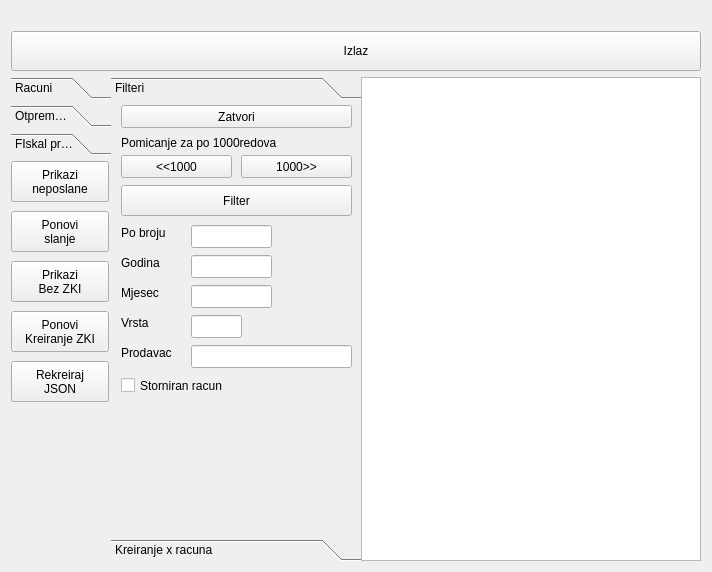
<?xml version="1.0" encoding="UTF-8"?>
<ui version="4.0">
 <class>frmPregDokum</class>
 <widget class="QDialog" name="frmPregDokum">
  <property name="geometry">
   <rect>
    <x>0</x>
    <y>0</y>
    <width>712</width>
    <height>572</height>
   </rect>
  </property>
  <property name="windowTitle">
   <string>PregledDokumenata</string>
  </property>
  <layout class="QGridLayout" name="gridLayout_2">
   <item row="1" column="0">
    <layout class="QGridLayout" name="gridLayout">
     <item row="1" column="0">
      <layout class="QHBoxLayout" name="horizontalLayout" stretch="0,0,0">
       <property name="spacing">
        <number>0</number>
       </property>
       <property name="sizeConstraint">
        <enum>QLayout::SetFixedSize</enum>
       </property>
       <property name="leftMargin">
        <number>0</number>
       </property>
       <item>
        <widget class="QToolBox" name="toolBox">
         <property name="minimumSize">
          <size>
           <width>100</width>
           <height>0</height>
          </size>
         </property>
         <property name="maximumSize">
          <size>
           <width>100</width>
           <height>16777215</height>
          </size>
         </property>
         <property name="currentIndex">
          <number>2</number>
         </property>
         <widget class="QWidget" name="page">
          <property name="geometry">
           <rect>
            <x>0</x>
            <y>0</y>
            <width>100</width>
            <height>388</height>
           </rect>
          </property>
          <attribute name="label">
           <string>Racuni</string>
          </attribute>
          <widget class="QToolButton" name="toolBtnIspis">
           <property name="geometry">
            <rect>
             <x>0</x>
             <y>110</y>
             <width>101</width>
             <height>41</height>
            </rect>
           </property>
           <property name="toolTip">
            <string>Ispis racuna</string>
           </property>
           <property name="text">
            <string>&amp;Ispis</string>
           </property>
           <property name="icon">
            <iconset resource="../kasares.qrc">
             <normaloff>:/ikone/ikone/document_print.svg</normaloff>:/ikone/ikone/document_print.svg</iconset>
           </property>
           <property name="iconSize">
            <size>
             <width>32</width>
             <height>32</height>
            </size>
           </property>
           <property name="popupMode">
            <enum>QToolButton::InstantPopup</enum>
           </property>
           <property name="toolButtonStyle">
            <enum>Qt::ToolButtonTextBesideIcon</enum>
           </property>
          </widget>
          <widget class="QToolButton" name="toolBtnStorno">
           <property name="geometry">
            <rect>
             <x>0</x>
             <y>210</y>
             <width>101</width>
             <height>41</height>
            </rect>
           </property>
           <property name="toolTip">
            <string>Storno Racuna</string>
           </property>
           <property name="styleSheet">
            <string notr="true">background-color: rgb(255, 85, 127);</string>
           </property>
           <property name="text">
            <string>Storno</string>
           </property>
           <property name="icon">
            <iconset resource="../kasares.qrc">
             <normaloff>:/ikone/ikone/remove.svg</normaloff>:/ikone/ikone/remove.svg</iconset>
           </property>
           <property name="iconSize">
            <size>
             <width>32</width>
             <height>32</height>
            </size>
           </property>
           <property name="toolButtonStyle">
            <enum>Qt::ToolButtonTextBesideIcon</enum>
           </property>
          </widget>
          <widget class="QPushButton" name="btnPrikaziNeposlane_3">
           <property name="geometry">
            <rect>
             <x>0</x>
             <y>0</y>
             <width>98</width>
             <height>41</height>
            </rect>
           </property>
           <property name="text">
            <string>Prikazi
Racune</string>
           </property>
           <property name="icon">
            <iconset resource="../kasares.qrc">
             <normaloff>:/ikone/ikone/pregled_racuna.png</normaloff>:/ikone/ikone/pregled_racuna.png</iconset>
           </property>
          </widget>
          <widget class="QPushButton" name="btnPrikaziStavke">
           <property name="geometry">
            <rect>
             <x>0</x>
             <y>40</y>
             <width>98</width>
             <height>41</height>
            </rect>
           </property>
           <property name="text">
            <string>Prikazi
Stavke</string>
           </property>
          </widget>
          <widget class="QToolButton" name="toolBtnPretraga">
           <property name="geometry">
            <rect>
             <x>0</x>
             <y>80</y>
             <width>98</width>
             <height>25</height>
            </rect>
           </property>
           <property name="text">
            <string>Pretraga</string>
           </property>
           <property name="icon">
            <iconset resource="../kasares.qrc">
             <normaloff>:/ikone/ikone/document_preview.svg</normaloff>:/ikone/ikone/document_preview.svg</iconset>
           </property>
           <property name="toolButtonStyle">
            <enum>Qt::ToolButtonTextBesideIcon</enum>
           </property>
          </widget>
          <widget class="QToolButton" name="toolBtnIspisOdDo">
           <property name="geometry">
            <rect>
             <x>0</x>
             <y>150</y>
             <width>101</width>
             <height>41</height>
            </rect>
           </property>
           <property name="toolTip">
            <string>Ispis racuna</string>
           </property>
           <property name="text">
            <string>Od - Do</string>
           </property>
           <property name="icon">
            <iconset resource="../kasares.qrc">
             <normaloff>:/ikone/ikone/document_print.svg</normaloff>:/ikone/ikone/document_print.svg</iconset>
           </property>
           <property name="iconSize">
            <size>
             <width>32</width>
             <height>32</height>
            </size>
           </property>
           <property name="popupMode">
            <enum>QToolButton::InstantPopup</enum>
           </property>
           <property name="toolButtonStyle">
            <enum>Qt::ToolButtonTextBesideIcon</enum>
           </property>
          </widget>
          <widget class="QPushButton" name="btnPrikazNarudzbe">
           <property name="geometry">
            <rect>
             <x>0</x>
             <y>280</y>
             <width>99</width>
             <height>41</height>
            </rect>
           </property>
           <property name="text">
            <string>Prikazi 
narudzbe</string>
           </property>
          </widget>
         </widget>
         <widget class="QWidget" name="page_3">
          <property name="geometry">
           <rect>
            <x>0</x>
            <y>0</y>
            <width>100</width>
            <height>388</height>
           </rect>
          </property>
          <attribute name="label">
           <string>Otpremnice</string>
          </attribute>
          <widget class="QToolButton" name="toolBtnIspis_2">
           <property name="geometry">
            <rect>
             <x>0</x>
             <y>50</y>
             <width>101</width>
             <height>41</height>
            </rect>
           </property>
           <property name="toolTip">
            <string>Ispis racuna</string>
           </property>
           <property name="text">
            <string>Ispis</string>
           </property>
           <property name="icon">
            <iconset resource="../kasares.qrc">
             <normaloff>:/ikone/ikone/document_print.svg</normaloff>:/ikone/ikone/document_print.svg</iconset>
           </property>
           <property name="iconSize">
            <size>
             <width>32</width>
             <height>32</height>
            </size>
           </property>
           <property name="popupMode">
            <enum>QToolButton::InstantPopup</enum>
           </property>
           <property name="toolButtonStyle">
            <enum>Qt::ToolButtonTextBesideIcon</enum>
           </property>
          </widget>
          <widget class="QPushButton" name="btnPrikaziNeposlane_2">
           <property name="geometry">
            <rect>
             <x>0</x>
             <y>0</y>
             <width>98</width>
             <height>41</height>
            </rect>
           </property>
           <property name="text">
            <string>Prikazi
otpremnice</string>
           </property>
          </widget>
         </widget>
         <widget class="QWidget" name="page_2">
          <property name="geometry">
           <rect>
            <x>0</x>
            <y>0</y>
            <width>100</width>
            <height>388</height>
           </rect>
          </property>
          <attribute name="label">
           <string>FIskal provjere</string>
          </attribute>
          <widget class="QPushButton" name="btnPrikaziNeposlane">
           <property name="geometry">
            <rect>
             <x>0</x>
             <y>0</y>
             <width>98</width>
             <height>41</height>
            </rect>
           </property>
           <property name="text">
            <string>Prikazi
neposlane</string>
           </property>
          </widget>
          <widget class="QPushButton" name="btnSaljiPonovno">
           <property name="geometry">
            <rect>
             <x>0</x>
             <y>50</y>
             <width>98</width>
             <height>41</height>
            </rect>
           </property>
           <property name="text">
            <string>Ponovi
slanje</string>
           </property>
          </widget>
          <widget class="QPushButton" name="btnZKI">
           <property name="geometry">
            <rect>
             <x>0</x>
             <y>100</y>
             <width>98</width>
             <height>41</height>
            </rect>
           </property>
           <property name="text">
            <string>Prikazi
Bez ZKI</string>
           </property>
          </widget>
          <widget class="QPushButton" name="btnRekreiranjeZKI">
           <property name="geometry">
            <rect>
             <x>0</x>
             <y>150</y>
             <width>98</width>
             <height>41</height>
            </rect>
           </property>
           <property name="text">
            <string>Ponovi
Kreiranje ZKI</string>
           </property>
          </widget>
          <widget class="QPushButton" name="btnRekreirajJson">
           <property name="geometry">
            <rect>
             <x>0</x>
             <y>200</y>
             <width>98</width>
             <height>41</height>
            </rect>
           </property>
           <property name="text">
            <string>Rekreiraj
JSON</string>
           </property>
          </widget>
         </widget>
        </widget>
       </item>
       <item>
        <widget class="QToolBox" name="toolBokPretraga">
         <property name="maximumSize">
          <size>
           <width>250</width>
           <height>16777215</height>
          </size>
         </property>
         <property name="currentIndex">
          <number>0</number>
         </property>
         <widget class="QWidget" name="pageFilteri">
          <property name="geometry">
           <rect>
            <x>0</x>
            <y>0</y>
            <width>250</width>
            <height>419</height>
           </rect>
          </property>
          <attribute name="label">
           <string>Filteri</string>
          </attribute>
          <widget class="QLabel" name="label">
           <property name="geometry">
            <rect>
             <x>10</x>
             <y>120</y>
             <width>71</width>
             <height>16</height>
            </rect>
           </property>
           <property name="text">
            <string>Po broju</string>
           </property>
          </widget>
          <widget class="QLineEdit" name="txtFilterBroj">
           <property name="geometry">
            <rect>
             <x>80</x>
             <y>120</y>
             <width>81</width>
             <height>23</height>
            </rect>
           </property>
          </widget>
          <widget class="QLineEdit" name="txtFilterDa">
           <property name="geometry">
            <rect>
             <x>80</x>
             <y>150</y>
             <width>81</width>
             <height>23</height>
            </rect>
           </property>
          </widget>
          <widget class="QLabel" name="label_2">
           <property name="geometry">
            <rect>
             <x>10</x>
             <y>150</y>
             <width>71</width>
             <height>16</height>
            </rect>
           </property>
           <property name="text">
            <string>Godina</string>
           </property>
          </widget>
          <widget class="QPushButton" name="btnFilter">
           <property name="geometry">
            <rect>
             <x>10</x>
             <y>80</y>
             <width>231</width>
             <height>31</height>
            </rect>
           </property>
           <property name="text">
            <string>Filter</string>
           </property>
          </widget>
          <widget class="QLineEdit" name="txtFilterVrsta">
           <property name="geometry">
            <rect>
             <x>80</x>
             <y>210</y>
             <width>51</width>
             <height>23</height>
            </rect>
           </property>
          </widget>
          <widget class="QLabel" name="label_3">
           <property name="geometry">
            <rect>
             <x>10</x>
             <y>210</y>
             <width>71</width>
             <height>16</height>
            </rect>
           </property>
           <property name="text">
            <string>Vrsta</string>
           </property>
          </widget>
          <widget class="QPushButton" name="btnFilterZatvori">
           <property name="geometry">
            <rect>
             <x>10</x>
             <y>0</y>
             <width>231</width>
             <height>23</height>
            </rect>
           </property>
           <property name="text">
            <string>Zatvori</string>
           </property>
          </widget>
          <widget class="QPushButton" name="btnFilterDesno1000">
           <property name="geometry">
            <rect>
             <x>130</x>
             <y>50</y>
             <width>111</width>
             <height>23</height>
            </rect>
           </property>
           <property name="text">
            <string>1000&gt;&gt;</string>
           </property>
          </widget>
          <widget class="QPushButton" name="btnFilterLjevo1000">
           <property name="geometry">
            <rect>
             <x>10</x>
             <y>50</y>
             <width>111</width>
             <height>23</height>
            </rect>
           </property>
           <property name="text">
            <string>&lt;&lt;1000</string>
           </property>
          </widget>
          <widget class="QLabel" name="label_4">
           <property name="geometry">
            <rect>
             <x>10</x>
             <y>30</y>
             <width>231</width>
             <height>16</height>
            </rect>
           </property>
           <property name="text">
            <string>Pomicanje za po 1000redova</string>
           </property>
          </widget>
          <widget class="QLineEdit" name="txtFilterProdavac">
           <property name="geometry">
            <rect>
             <x>80</x>
             <y>240</y>
             <width>161</width>
             <height>23</height>
            </rect>
           </property>
          </widget>
          <widget class="QLabel" name="label_5">
           <property name="geometry">
            <rect>
             <x>10</x>
             <y>240</y>
             <width>71</width>
             <height>16</height>
            </rect>
           </property>
           <property name="text">
            <string>Prodavac</string>
           </property>
          </widget>
          <widget class="QCheckBox" name="chkStorno">
           <property name="geometry">
            <rect>
             <x>10</x>
             <y>270</y>
             <width>231</width>
             <height>21</height>
            </rect>
           </property>
           <property name="text">
            <string>Storniran racun</string>
           </property>
          </widget>
          <widget class="QLineEdit" name="txtFilterDatum_Mjesec">
           <property name="geometry">
            <rect>
             <x>80</x>
             <y>180</y>
             <width>81</width>
             <height>23</height>
            </rect>
           </property>
          </widget>
          <widget class="QLabel" name="label_8">
           <property name="geometry">
            <rect>
             <x>10</x>
             <y>180</y>
             <width>71</width>
             <height>16</height>
            </rect>
           </property>
           <property name="text">
            <string>Mjesec</string>
           </property>
          </widget>
         </widget>
         <widget class="QWidget" name="pgKreiranjeRacuna">
          <property name="geometry">
           <rect>
            <x>0</x>
            <y>0</y>
            <width>250</width>
            <height>419</height>
           </rect>
          </property>
          <attribute name="label">
           <string>Kreiranje x racuna</string>
          </attribute>
          <widget class="QLabel" name="label_6">
           <property name="geometry">
            <rect>
             <x>10</x>
             <y>0</y>
             <width>151</width>
             <height>17</height>
            </rect>
           </property>
           <property name="text">
            <string>Upisite broj racuna</string>
           </property>
          </widget>
          <widget class="QLabel" name="label_7">
           <property name="geometry">
            <rect>
             <x>10</x>
             <y>60</y>
             <width>221</width>
             <height>17</height>
            </rect>
           </property>
           <property name="text">
            <string>Upisite opis na racunima</string>
           </property>
          </widget>
          <widget class="QLineEdit" name="txtKreirajXRacunaBr">
           <property name="geometry">
            <rect>
             <x>10</x>
             <y>20</y>
             <width>141</width>
             <height>27</height>
            </rect>
           </property>
          </widget>
          <widget class="QPlainTextEdit" name="txtKreirajXRacunaOpis">
           <property name="geometry">
            <rect>
             <x>10</x>
             <y>90</y>
             <width>231</width>
             <height>201</height>
            </rect>
           </property>
          </widget>
          <widget class="QPushButton" name="btnKreirajXRacuna">
           <property name="geometry">
            <rect>
             <x>20</x>
             <y>300</y>
             <width>221</width>
             <height>27</height>
            </rect>
           </property>
           <property name="text">
            <string>Kreiraj x racuna</string>
           </property>
          </widget>
         </widget>
        </widget>
       </item>
       <item>
        <widget class="QTableView" name="tableView">
         <property name="tabKeyNavigation">
          <bool>false</bool>
         </property>
         <property name="selectionBehavior">
          <enum>QAbstractItemView::SelectRows</enum>
         </property>
        </widget>
       </item>
      </layout>
     </item>
     <item row="0" column="0">
      <widget class="QPushButton" name="btnIzlaz">
       <property name="minimumSize">
        <size>
         <width>0</width>
         <height>40</height>
        </size>
       </property>
       <property name="text">
        <string>Izlaz</string>
       </property>
       <property name="icon">
        <iconset resource="../kasares.qrc">
         <normaloff>:/ikone/ikone/window_close.svg</normaloff>:/ikone/ikone/window_close.svg</iconset>
       </property>
       <property name="iconSize">
        <size>
         <width>22</width>
         <height>22</height>
        </size>
       </property>
      </widget>
     </item>
    </layout>
   </item>
   <item row="0" column="0">
    <widget class="QLabel" name="lblPoruke">
     <property name="text">
      <string/>
     </property>
    </widget>
   </item>
  </layout>
 </widget>
 <resources>
  <include location="../kasares.qrc"/>
 </resources>
 <connections/>
</ui>
